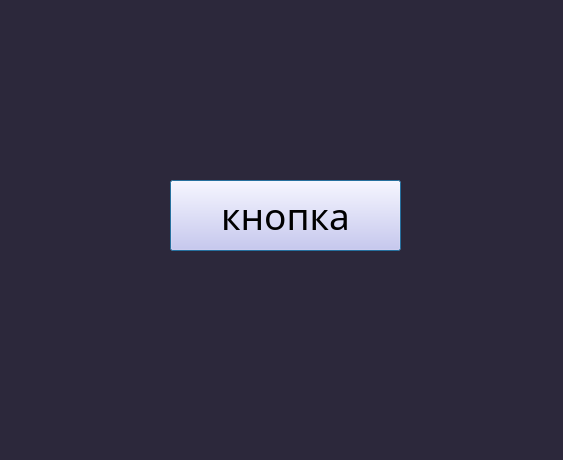
<?xml version="1.0" encoding="UTF-8"?>
<ui version="4.0">
 <class>Dialog</class>
 <widget class="QDialog" name="Dialog">
  <property name="geometry">
   <rect>
    <x>0</x>
    <y>0</y>
    <width>563</width>
    <height>460</height>
   </rect>
  </property>
  <property name="windowTitle">
   <string>кнопка и желтые окружности</string>
  </property>
  <property name="styleSheet">
   <string notr="true">background-color: #2c283b</string>
  </property>
  <widget class="QPushButton" name="button">
   <property name="geometry">
    <rect>
     <x>170</x>
     <y>180</y>
     <width>231</width>
     <height>71</height>
    </rect>
   </property>
   <property name="font">
    <font>
     <family>Century Gothic</family>
     <pointsize>28</pointsize>
    </font>
   </property>
   <property name="styleSheet">
    <string notr="true">QPushButton {
	 background-color: #d0c6f5
}

QPushButton:hover {
	background-color: #a798e3
}</string>
   </property>
   <property name="text">
    <string>кнопка</string>
   </property>
  </widget>
 </widget>
 <resources/>
 <connections/>
</ui>
